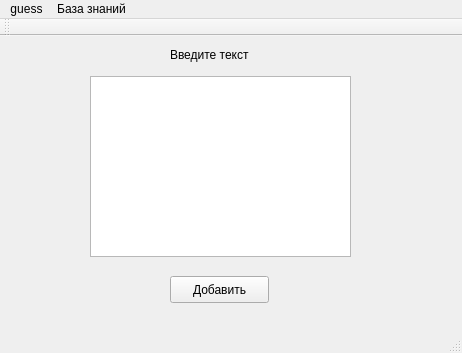
<?xml version="1.0" encoding="UTF-8"?>
<ui version="4.0">
 <class>MainWindow</class>
 <widget class="QMainWindow" name="MainWindow">
  <property name="geometry">
   <rect>
    <x>0</x>
    <y>0</y>
    <width>462</width>
    <height>353</height>
   </rect>
  </property>
  <property name="windowTitle">
   <string>MainWindow</string>
  </property>
  <widget class="QWidget" name="centralWidget">
   <widget class="QPlainTextEdit" name="plainTextEdit">
    <property name="enabled">
     <bool>true</bool>
    </property>
    <property name="geometry">
     <rect>
      <x>90</x>
      <y>40</y>
      <width>261</width>
      <height>181</height>
     </rect>
    </property>
   </widget>
   <widget class="QLabel" name="label">
    <property name="geometry">
     <rect>
      <x>170</x>
      <y>10</y>
      <width>101</width>
      <height>17</height>
     </rect>
    </property>
    <property name="text">
     <string>Введите текст</string>
    </property>
   </widget>
   <widget class="QPushButton" name="pushButton">
    <property name="geometry">
     <rect>
      <x>170</x>
      <y>240</y>
      <width>99</width>
      <height>27</height>
     </rect>
    </property>
    <property name="text">
     <string>Добавить</string>
    </property>
   </widget>
  </widget>
  <widget class="QMenuBar" name="menuBar">
   <property name="geometry">
    <rect>
     <x>0</x>
     <y>0</y>
     <width>462</width>
     <height>25</height>
    </rect>
   </property>
   <widget class="QMenu" name="menuGuess">
    <property name="title">
     <string>guess</string>
    </property>
    <addaction name="start"/>
    <addaction name="exit"/>
   </widget>
   <widget class="QMenu" name="menu">
    <property name="title">
     <string>База знаний</string>
    </property>
    <widget class="QMenu" name="menu_2">
     <property name="title">
      <string>Добавить</string>
     </property>
     <addaction name="separator"/>
     <addaction name="question"/>
     <addaction name="solution"/>
    </widget>
    <addaction name="menu_2"/>
   </widget>
   <addaction name="menuGuess"/>
   <addaction name="menu"/>
  </widget>
  <widget class="QToolBar" name="mainToolBar">
   <attribute name="toolBarArea">
    <enum>TopToolBarArea</enum>
   </attribute>
   <attribute name="toolBarBreak">
    <bool>false</bool>
   </attribute>
  </widget>
  <widget class="QStatusBar" name="statusBar"/>
  <action name="start">
   <property name="text">
    <string>Начать</string>
   </property>
  </action>
  <action name="exit">
   <property name="text">
    <string>Выход</string>
   </property>
  </action>
  <action name="question">
   <property name="text">
    <string>Вопрос</string>
   </property>
  </action>
  <action name="solution">
   <property name="text">
    <string>Решение</string>
   </property>
  </action>
 </widget>
 <layoutdefault spacing="6" margin="11"/>
 <resources/>
 <connections/>
</ui>
